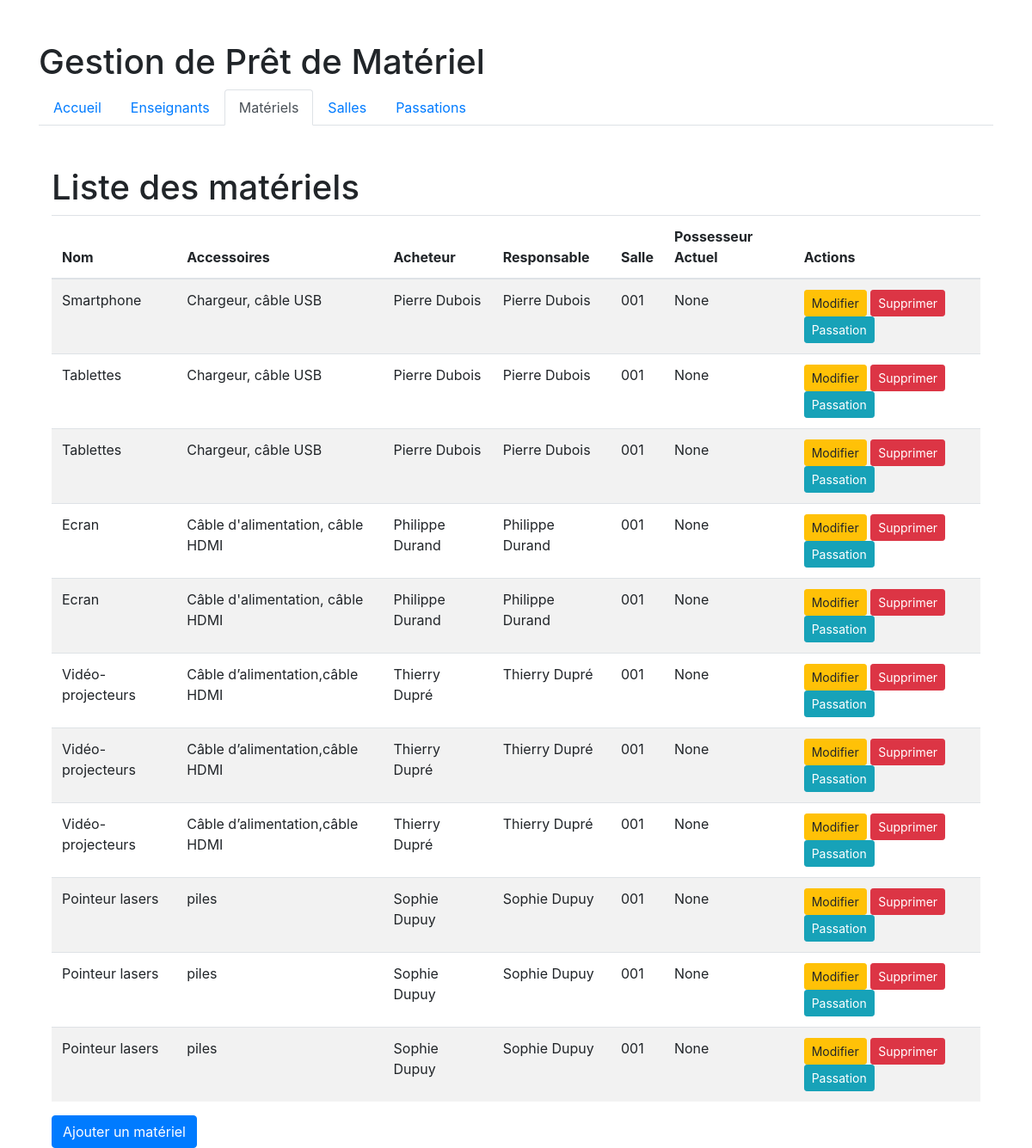
Page /liste_materiels/ on the committed database.
### GestionMateriel/models.py (models this page shows, shortened)
class Materiel(models.Model):
    nom = models.CharField(max_length=100)
    accessoires = models.TextField(blank=True)
    acheteur = models.ForeignKey(Enseignant, on_delete=models.SET_NULL, null=True, related_name='materiels_achetes')
    responsable = models.ForeignKey(Enseignant, on_delete=models.SET_NULL, null=True,
                                    related_name='materiels_responsables')
    salle = models.ForeignKey(Salle, on_delete=models.SET_NULL, null=True)
    possesseur = models.ForeignKey(Enseignant, on_delete=models.SET_NULL, null=True, related_name='materiels_possedes')

class Enseignant(models.Model):
    nom = models.CharField(max_length=100)
    prenom = models.CharField(max_length=100)
    def __str__(self):
        return f"{self.prenom} {self.nom}"
    class Meta:
        app_label = 'GestionMateriel'

class Salle(models.Model):
    numero = models.CharField(max_length=10)
    def __str__(self):
        return self.numero

### GestionMateriel/views.py (the view)
# urls.py: path('liste_materiels/', views.liste_materiels, name='liste_materiels'),
def liste_materiels(request):
    materiels = Materiel.objects.all()
    return render(request, 'liste_materiels.html', {'materiels': materiels})

### templates/liste_materiels.html (shortened to what this page needs)
{% extends 'base.html' %}
{% block materiels_active %}active{% endblock %}
{% block content %}
    <div class="container mt-5">
        <h1>Liste des matériels</h1>
        <table class="table table-striped">
            <thead>
                <tr>
                    <th>Nom</th>
                    <th>Accessoires</th>
                    <th>Acheteur</th>
                    <th>Responsable</th>
                    <th>Salle</th>
                    <th>Possesseur Actuel</th>
                    <th>Actions</th>
                </tr>
            </thead>
            <tbody>
                {% for materiel in materiels %}
                    <tr>
                        <td>{{ materiel.nom }}</td>
                        <td>{{ materiel.accessoires }}</td>
                        <td>{{ materiel.acheteur }}</td>
                        <td>{{ materiel.responsable }}</td>
                        <td>{{ materiel.salle }}</td>
                        <td>{{ materiel.possesseur }}</td>
                        <td>
                            <a href="{% url 'modifier_materiel' materiel.id %}" class="btn btn-sm btn-warning">Modifier</a>
                            <a href="{% url 'supprimer_materiel' materiel.id %}" class="btn btn-sm btn-danger">Supprimer</a>
                            <a href="{% url 'enregistrer_passation' %}?materiel={{ materiel.id }}" class="btn btn-sm btn-info">Passation</a>
                        </td>
                    </tr>
                {% empty %}
                    <tr>
                        <td colspan="7">Aucun matériel enregistré.</td>
                    </tr>
                {% endfor %}
            </tbody>
        </table>
        <div class="mt-3">
            <a href="{% url 'ajouter_materiel' %}" class="btn btn-primary">Ajouter un matériel</a>
        </div>
    </div>
{% endblock %}

### templates/base.html (shortened to what this page needs)
<!DOCTYPE html>
<html>
<head>
    <link rel="stylesheet" href="https://stackpath.bootstrapcdn.com/bootstrap/4.5.2/css/bootstrap.min.css">
</head>
<body>
    <div class="container mt-5">
        <h1>Gestion de Prêt de Matériel</h1>
        <ul class="nav nav-tabs">
            <li class="nav-item">
                <a class="nav-link {% block accueil_active %}{% endblock %}" href="{% url 'index' %}">Accueil</a>
            </li>
            <li class="nav-item">
                <a class="nav-link {% block enseignants_active %}{% endblock %}" href="{% url 'liste_enseignants' %}">Enseignants</a>
            </li>
            <li class="nav-item">
                <a class="nav-link {% block materiels_active %}{% endblock %}" href="{% url 'liste_materiels' %}">Matériels</a>
            </li>
            <li class="nav-item">
                <a class="nav-link {% block salles_active %}{% endblock %}" href="{% url 'liste_salles' %}">Salles</a>
            </li>
                    <li class="nav-item">
                <a class="nav-link {% block passations_active %}{% endblock %}" href="{% url 'liste_passations' %}">Passations</a>
            </li>
        </ul>
        {% block content %}{% endblock %}
    </div>
</body>
</html>

### rows in the picture
Materiel: nom "Smartphone", accessoires "Chargeur, câble USB", acheteur "Pierre Dubois", responsable "Pierre Dubois", salle "001", possesseur "None"
Materiel: nom "Tablettes", accessoires "Chargeur, câble USB", acheteur "Pierre Dubois", responsable "Pierre Dubois", salle "001", possesseur "None"
Materiel: nom "Tablettes", accessoires "Chargeur, câble USB", acheteur "Pierre Dubois", responsable "Pierre Dubois", salle "001", possesseur "None"
Materiel: nom "Ecran", accessoires "Câble d'alimentation, câble HDMI", acheteur "Philippe Durand", responsable "Philippe Durand", salle "001", possesseur "None"
Materiel: nom "Ecran", accessoires "Câble d'alimentation, câble HDMI", acheteur "Philippe Durand", responsable "Philippe Durand", salle "001", possesseur "None"
Materiel: nom "Vidéo-projecteurs", accessoires "Câble d’alimentation,câble HDMI", acheteur "Thierry Dupré", responsable "Thierry Dupré", salle "001", possesseur "None"
Materiel: nom "Vidéo-projecteurs", accessoires "Câble d’alimentation,câble HDMI", acheteur "Thierry Dupré", responsable "Thierry Dupré", salle "001", possesseur "None"
Materiel: nom "Vidéo-projecteurs", accessoires "Câble d’alimentation,câble HDMI", acheteur "Thierry Dupré", responsable "Thierry Dupré", salle "001", possesseur "None"
Materiel: nom "Pointeur lasers", accessoires "piles", acheteur "Sophie Dupuy", responsable "Sophie Dupuy", salle "001", possesseur "None"
Materiel: nom "Pointeur lasers", accessoires "piles", acheteur "Sophie Dupuy", responsable "Sophie Dupuy", salle "001", possesseur "None"
Materiel: nom "Pointeur lasers", accessoires "piles", acheteur "Sophie Dupuy", responsable "Sophie Dupuy", salle "001", possesseur "None"
